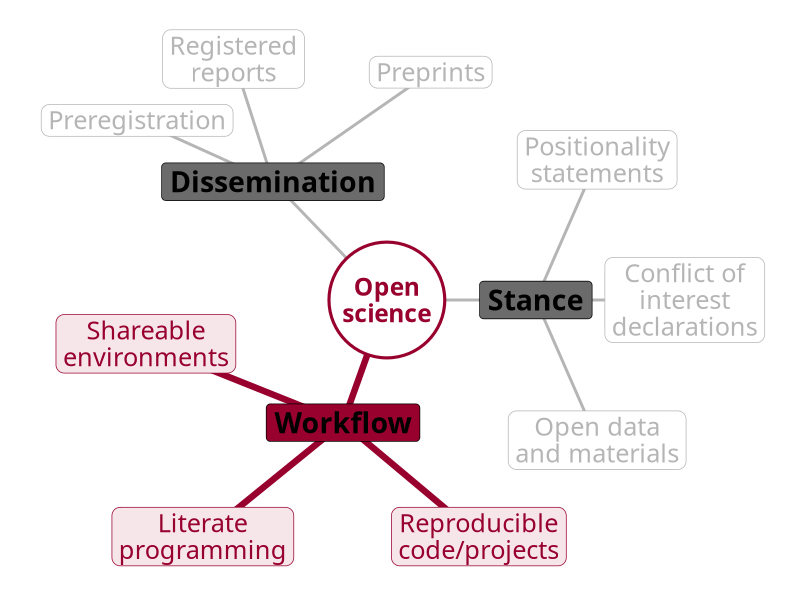
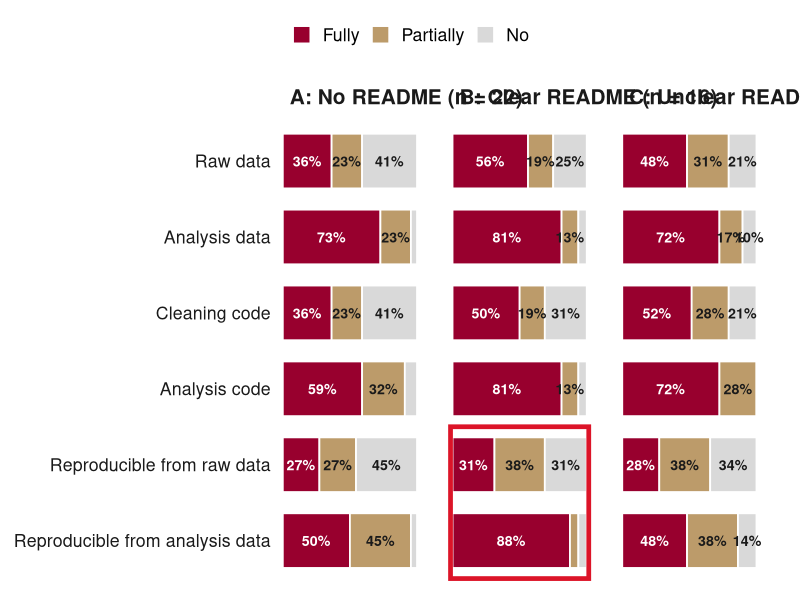

The R script that drew these images, in order:
## ---- chunk 1
#| label: open-science-map
#| echo: false
#| message: false
#| warning: false
#| fig-width: 6.4
#| fig-height: 5.2
#| fig-align: center
#| out-width: 100%
#| dpi: 300
#| dev: ragg_png
# Open science mind map, redrawn from Bochynska et al. (2023), Fig. 1
library(ggplot2)

hubs <- data.frame(
  branch = c("Dissemination", "Stance", "Workflow"),
  x = c(-1.3, 1.7, -0.5),
  y = c(1.35, 0, -1.4)
)
leaves <- data.frame(
  branch = rep(hubs$branch, each = 3),
  label = c(
    "Preregistration",
    "Registered\nreports",
    "Preprints",
    "Positionality\nstatements",
    "Conflict of\ninterest\ndeclarations",
    "Open data\nand materials",
    "Shareable\nenvironments",
    "Literate\nprogramming",
    "Reproducible\ncode/projects"
  ),
  x = c(-2.85, -1.75, 0.5, 2.4, 3.4, 2.4, -2.75, -2.1, 1.05),
  y = c(2.05, 2.75, 2.6, 1.6, 0, -1.6, -0.5, -2.7, -2.7)
)
leaves$hx <- hubs$x[match(leaves$branch, hubs$branch)]
leaves$hy <- hubs$y[match(leaves$branch, hubs$branch)]
hubs$focus <- hubs$branch == "Workflow"
leaves$focus <- leaves$branch == "Workflow"

maroon <- "#98002E"
grey <- "#B5B5B5"
ink <- "#1A1A1A"

ggplot() +
  # center -> hubs, hubs -> leaves
  geom_segment(
    data = hubs,
    aes(0, 0, xend = x, yend = y, color = focus, linewidth = focus),
    lineend = "round"
  ) +
  geom_segment(
    data = leaves,
    aes(hx, hy, xend = x, yend = y, color = focus, linewidth = focus),
    lineend = "round"
  ) +
  geom_label(
    data = leaves,
    aes(x, y, label = label, fill = focus, color = focus),
    family = "Source Sans Pro",
    size = 6.4,
    lineheight = 0.88,
    label.r = unit(6, "pt"),
    label.padding = unit(5, "pt"),
    linewidth = 0.4,
    text.colour = ink
  ) +
  geom_label(
    data = hubs,
    aes(x, y, label = branch, fill = I(ifelse(focus, maroon, "#6B6B6B"))),
    text.colour = "white",
    family = "Source Sans Pro",
    fontface = "bold",
    size = 7.2,
    label.r = unit(3, "pt"),
    label.padding = unit(6, "pt"),
    linewidth = 0
  ) +
  annotate(
    "point",
    0,
    0,
    size = 38,
    shape = 21,
    fill = "white",
    color = maroon,
    stroke = 1.6
  ) +
  annotate(
    "text",
    0,
    0,
    label = "Open\nscience",
    family = "Merriweather",
    fontface = "bold",
    size = 6.2,
    color = maroon,
    lineheight = 0.9
  ) +
  scale_color_manual(
    values = c(`FALSE` = grey, `TRUE` = maroon),
    guide = "none"
  ) +
  scale_fill_manual(
    values = c(`FALSE` = "white", `TRUE` = "#F6E6EA"),
    guide = "none"
  ) +
  scale_linewidth_manual(
    values = c(`FALSE` = 1, `TRUE` = 2.2),
    guide = "none"
  ) +
  coord_fixed(clip = "off", xlim = c(-4, 4.3), ylim = c(-3.05, 3.05)) +
  theme_void()
## ---- chunk 2
#| label: readme-repro
#| echo: false
#| message: false
#| warning: false
#| fig-width: 13
#| fig-height: 5.5
#| fig-align: center
#| out-width: 820px
#| dpi: 300
#| dev: ragg_png
# Brodeur, Abdul Baki, & Fazio (2026), Table 9
library(ggplot2)
library(tidyr)
suppressMessages(library(dplyr))

# Conditional percentages within each README group (rows sum to 100)
tab9 <- tribble(
  ~readme   , ~outcome                          , ~Fully , ~Partially , ~No    ,
  "none"    , "Raw data"                        , 36.364 , 22.727     , 40.909 ,
  "none"    , "Analysis data"                   , 72.727 , 22.727     ,  4.545 ,
  "none"    , "Cleaning code"                   , 36.364 , 22.727     , 40.909 ,
  "none"    , "Analysis code"                   , 59.091 , 31.818     ,  9.091 ,
  "none"    , "Reproducible from raw data"      , 27.273 , 27.273     , 45.455 ,
  "none"    , "Reproducible from analysis data" , 50.000 , 45.455     ,  4.545 ,
  "clear"   , "Raw data"                        , 56.250 , 18.750     , 25.000 ,
  "clear"   , "Analysis data"                   , 81.250 , 12.500     ,  6.250 ,
  "clear"   , "Cleaning code"                   , 50.000 , 18.750     , 31.250 ,
  "clear"   , "Analysis code"                   , 81.250 , 12.500     ,  6.250 ,
  "clear"   , "Reproducible from raw data"      , 31.250 , 37.500     , 31.250 ,
  "clear"   , "Reproducible from analysis data" , 87.500 ,  6.250     ,  6.250 ,
  "unclear" , "Raw data"                        , 48.276 , 31.034     , 20.690 ,
  "unclear" , "Analysis data"                   , 72.414 , 17.241     , 10.345 ,
  "unclear" , "Cleaning code"                   , 51.724 , 27.586     , 20.690 ,
  "unclear" , "Analysis code"                   , 72.414 , 27.586     ,  0.000 ,
  "unclear" , "Reproducible from raw data"      , 27.586 , 37.931     , 34.483 ,
  "unclear" , "Reproducible from analysis data" , 48.276 , 37.931     , 13.793
)

readme_labels <- c(
  none = "A: No README (n = 22)",
  clear = "B: Clear README (n = 16)",
  unclear = "C: Unclear README (n = 29)"
)

plot_df <- tab9 |>
  pivot_longer(Fully:No, names_to = "status", values_to = "pct") |>
  mutate(
    status = factor(status, levels = c("Fully", "Partially", "No")),
    readme = factor(readme_labels[readme], levels = readme_labels),
    # first level plots at the bottom, so reverse to read top-down
    outcome = factor(outcome, levels = rev(unique(tab9$outcome))),
    label = ifelse(pct >= 10, paste0(floor(pct + 0.5), "%"), "")
  )

# Box the two reproducibility rows in Panel B (clear README):
# 88% from analysis data vs. 31% from raw data
highlight_box <- tibble(
  readme = factor(readme_labels["clear"], levels = readme_labels),
  xmin = -1.5,
  xmax = 101.5,
  ymin = 0.5,
  ymax = 2.5
)

bc_colors <- c(Fully = "#98002E", Partially = "#BC9B6A", No = "#D9D9D9")
label_ink <- c(Fully = "white", Partially = "#1A1A1A", No = "#1A1A1A")

p <- ggplot(plot_df, aes(x = pct, y = outcome, fill = status)) +
  geom_col(
    position = position_stack(reverse = TRUE),
    width = 0.72,
    color = "white",
    linewidth = 0.6
  ) +
  geom_text(
    aes(label = label, color = status),
    position = position_stack(vjust = 0.5, reverse = TRUE),
    size = 3.6,
    fontface = "bold",
    show.legend = FALSE
  ) +
  geom_rect(
    data = highlight_box,
    inherit.aes = FALSE,
    aes(xmin = xmin, xmax = xmax, ymin = ymin, ymax = ymax),
    fill = NA,
    color = "#dc1428",
    linewidth = 1.6
  ) +
  facet_wrap(~readme, ncol = 3) +
  coord_cartesian(clip = "off") +
  scale_fill_manual(values = bc_colors, name = NULL) +
  scale_color_manual(values = label_ink, guide = "none") +
  # every bar sums to 100% and segments are labeled, so no x-axis needed
  scale_x_continuous(expand = c(0, 0), breaks = NULL) +
  labs(x = NULL, y = NULL) +
  theme_minimal(base_size = 16, base_family = "Helvetica") +
  theme(
    legend.position = "top",
    legend.justification = "left",
    legend.key.size = unit(0.5, "cm"),
    strip.text = element_text(face = "bold", hjust = 0, size = 15),
    axis.text.y = element_text(color = "#1A1A1A"),
    panel.grid = element_blank(),
    panel.spacing.x = unit(0.8, "cm"),
    plot.margin = margin(10, 30, 10, 10),
    plot.background = element_rect(fill = "white", color = NA)
  )

p
